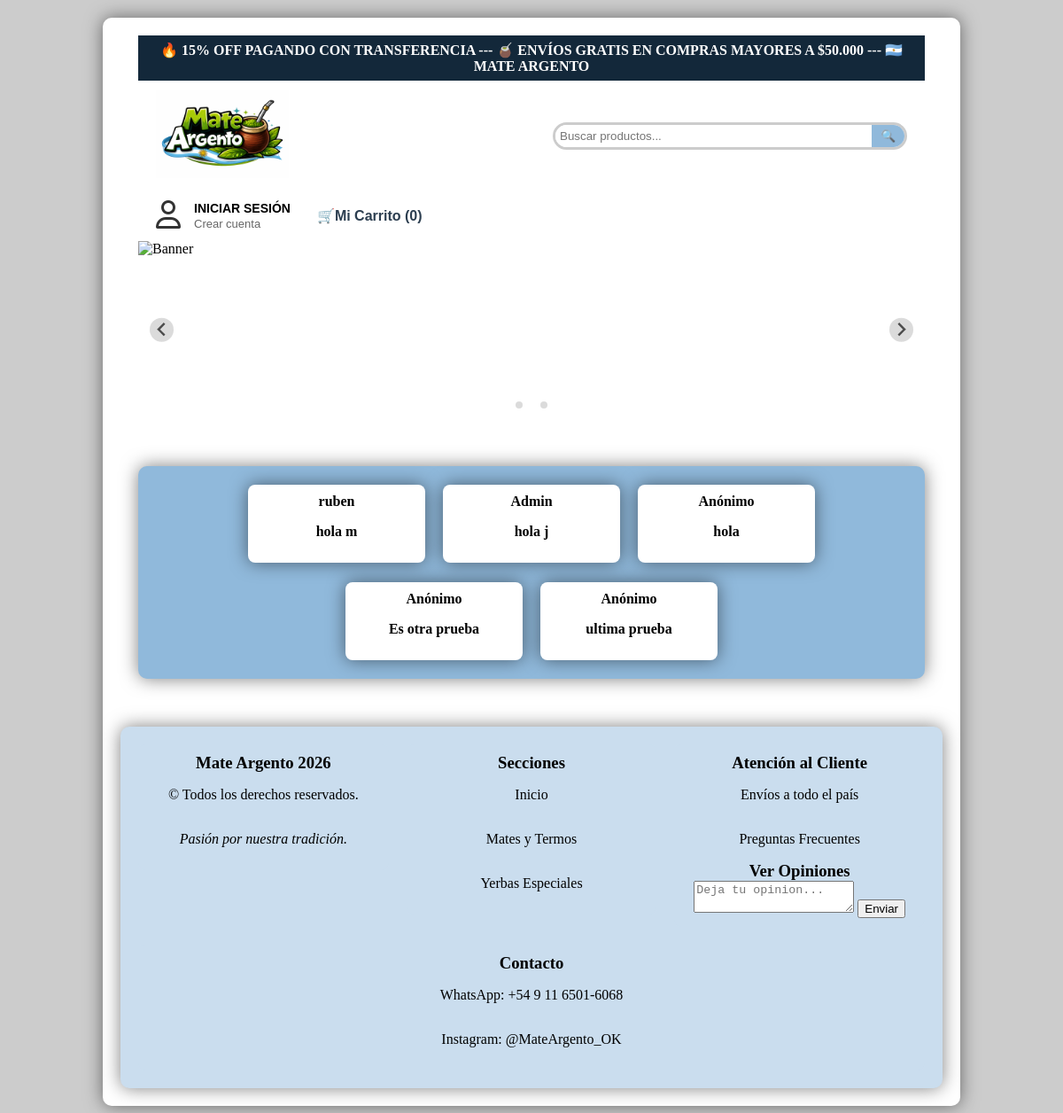
/opiniones, run on the app's committed database.
### app.py (models this page shows, shortened)
class Opinion(db.Model):
    id = db.Column(db.Integer, primary_key=True) # Esto hace que el cerebro los vuelva unicos y los va colocando 1,2,3.
    nombre_cliente = db.Column(db.String(100)) # Espacio para el nombre del cliente de maximo 100 letras.
    comentario = db.Column(db.Text, nullable=False) # El texto que escriben, nullable para que no se guarde vacio.

### app.py (the view)
@app.route('/opiniones')
def ver_opiniones():
    return render_template('opiniones.html', opiniones=Opinion.query.all())

### app.py (called while the page is built, shortened)
@app.context_processor
def inject_categorias():
    return dict(todas_las_categorias=CATEGORIAS_DATA)

@app.context_processor
def procesar_carrito():
    mi_carrito = Carrito(session)
    items, total, unidades = mi_carrito.obtener_datos(Producto)
    return dict(carrito_html=items, total_carrito=total, total_unidades=unidades)

    def obtener_datos(self, modelo_producto):
        carrito_dict = self.session.get('carrito', {})
        productos_reales = []
        total_general = 0
        total_unidades = 0  # <--- Nueva variable
        return productos_reales, total_general, total_unidades

### templates/opiniones.html (shortened to what this page needs)
<!DOCTYPE html>
<html>
<head>
</head>
<body>
    <div class="contenedor">
        {% extends 'base.html' %}
        {% block content %}
        <br><br><br>
        <div class="contenedor-padre2">
            {% for p in opiniones %}
                <div class="tarjeta">
                    <h4>{{ p.nombre_cliente }}</h4>
                    <p><b>{{ p.comentario }}</b></p>
                </div>
            {% else %}
                <p>No hay productos en esta categoría todavía.</p>
            {% endfor %}
        </div>
        <br><br><br>
        {% endblock %}

### static/estilos.css (style rules this page uses)
body { background-color: #ccc; background-image: url('img/mujer.jpg'); background-size: cover; background-repeat: no-repeat; background-position: center; margin: 0; padding: 20px; }
.contenedor { width: 80%; margin: auto; background-color: #fff; background-size: cover; background-repeat: no-repeat; background-position: center; padding: 20px; border-radius: 10px; box-shadow: 0px 0px 20px rgba(0, 0, 0, 0.5); min-height: 500px; }
.contenedor-padre2 { display: flex; flex-direction: row; flex-wrap: wrap; justify-content: center; align-items: center; gap: 20px; padding: 20px; background-color: #90b9db; border-radius: 10px; box-shadow: 0px 0px 20px rgba(0, 0, 0, 0.5); min-height: 200px; }
.tarjeta { background-color: #fff; padding: 10px; border-radius: 8px; width: 200px; text-align: center; display: flex; flex-direction: column; justify-content: space-between; height: 100%; box-sizing: border-box; box-shadow: 0px 0px 20px rgba(0, 0, 0, 0.5); }
.tarjeta h4 { font-size: 1rem; margin: 0; overflow: hidden; display: -webkit-box; -webkit-line-clamp: 2; -webkit-box-orient: vertical; line-clamp: 2; }

### data on the page
Opinion: nombre_cliente "ruben", comentario "hola m"
Opinion: nombre_cliente "Admin", comentario "hola j"
Opinion: nombre_cliente "Anónimo", comentario "hola"
Opinion: nombre_cliente "Anónimo", comentario "Es otra prueba"
Opinion: nombre_cliente "Anónimo", comentario "ultima prueba"

### other printed values
{{ total_unidades }} "0"
